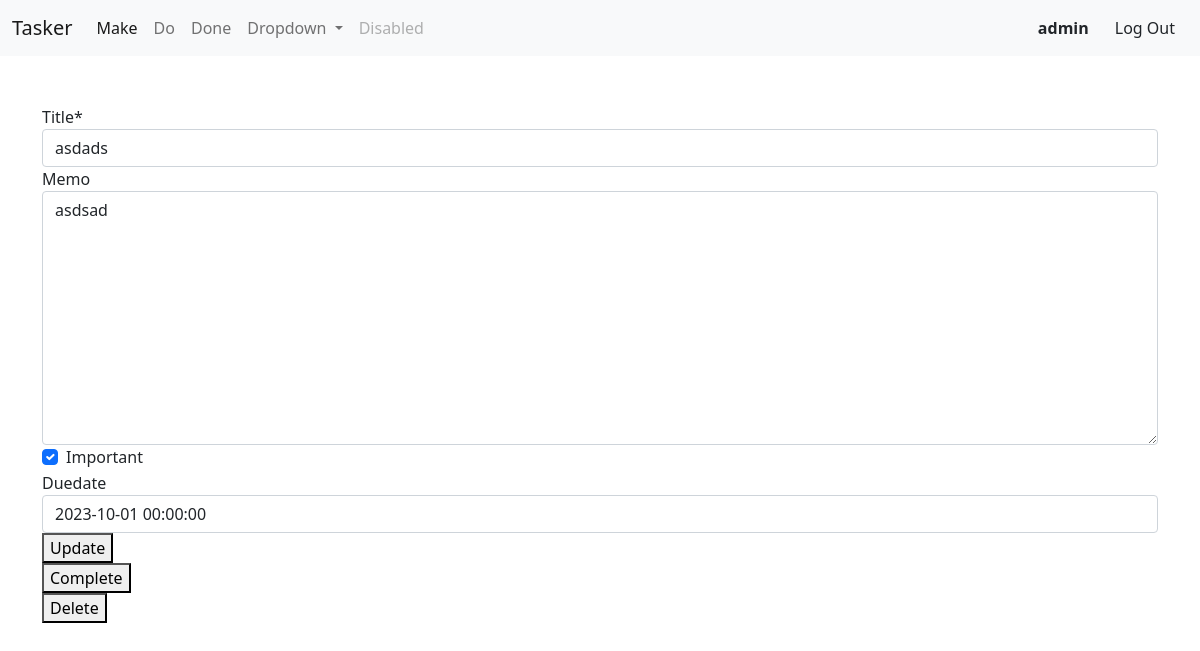
The page /todo/6 (signed in) on the database its author committed.
### todo/models.py (models this page shows, shortened)
class Todo(models.Model):
    title = models.CharField(max_length=169)
    memo = models.TextField(blank=True)
    created = models.DateTimeField(auto_now_add=True)
    duedate = models.DateTimeField(null=True, blank=True)
    datecompleted = models.DateTimeField(null=True, blank=True)
    important = models.BooleanField(default=False)
    user = models.ForeignKey(User, on_delete=models.CASCADE)

### todo/views.py (the view, shortened to what this page needs)
# urls.py: path('todo/<int:todo_pk>', views.viewtodo, name='viewtodo'),
@login_required
def viewtodo(request, todo_pk):
    todo = get_object_or_404(Todo, pk=todo_pk, user=request.user)
    if request.method == 'GET':
        form = TodoForm(instance=todo)
        return render(request, 'todo/viewtodo.html', {'todo':todo, 'form':form})

### todo/forms.py
class TodoForm(ModelForm):
    class Meta:
        model = Todo
        fields = ['title', 'memo', 'important', 'duedate']

### todo/templates/todo/viewtodo.html (shortened to what this page needs)
{% extends 'todo/base.html' %}
{% load crispy_forms_tags %}
{% block content %}
<div class="container">
    <br>
    <form method="POST">
        {{ form|crispy }}
        <button type="submit">Update</button>
    </form>
    <form method="POST" action="{% url 'completetodo' todo.id %}">
        <button type="submit">Complete</button>
    </form>
    <form method="POST" action="{% url 'deletetodo' todo.id %}">
        <button type="submit">Delete</button>
    </form>
</div>
{% endblock content %}

### todo/templates/todo/base.html (shortened to what this page needs)
<!DOCTYPE html>
<html lang="en">
{% load static %}
    <head>
        <link href="https://cdn.jsdelivr.net/npm/bootstrap@5.0.0-beta1/dist/css/bootstrap.min.css" rel="stylesheet">
        <link rel="stylesheet" type="text/css" href="{% static 'todo/style.css' %}"/>
    </head>
    <body>
    <nav class="navbar navbar-expand-lg navbar-light bg-light">
        <div class="container-fluid">
            <a class="navbar-brand" href="{% url 'home' %}">Tasker</a>
            <div class="collapse navbar-collapse" id="navbarSupportedContent">
            <ul class="navbar-nav me-auto mb-2 mb-lg-0">
                {% if user.is_authenticated %}
                    <li class="nav-item">
                    <a class="nav-link active" aria-current="page" href="{% url 'createtodo' %}">Make</a>
                    </li>
                    <li class="nav-item">
                    <a class="nav-link" href="{% url 'currenttodo' %}">Do</a>
                    </li>
                    <li class="nav-item">
                    <a class="nav-link" href="{% url 'completedtodo' %}">Done</a>
                    </li>
                    <li class="nav-item dropdown">
                    <a class="nav-link dropdown-toggle" href="#" id="navbarDropdown" role="button" data-bs-toggle="dropdown" aria-expanded="false">
                        Dropdown
                    </a>
                {% endif %}
                </li>
                <li class="nav-item">
                <a class="nav-link disabled" href="#" tabindex="-1" aria-disabled="true">Disabled</a>
                </li>
            </ul>
            <div class="d-flex">
                {% if user.is_authenticated %}
                    <a class="btn is-primary">
                        <strong>{{ user.username }}</strong>
                    </a>
                    <form action="{% url 'logoutuser' %}" method="POST">
                        <button class="btn is-primary" type="submit">Log Out</button>
                    </form>
                {% else %}
                    <a class="btn is-primary" href="{% url 'signupuser' %}">Sign Up</a>
                    <a class="btn is-primary" href="{% url 'loginuser' %}">Login</a>
                {% endif %}
            </div>
            </div>
        </div>
    </nav>
    {% block content %}
    {% endblock content %}
    </body>
</html>

### todo/static/todo/style.css (style rules this page uses)
.container { margin-top: 25px; }

### rows shown on the page
Todo: title "asdads", memo "asdsad", important "☑", duedate "2023-10-01 00:00:00"

### other values the page prints
{{ user.username }} "admin"
